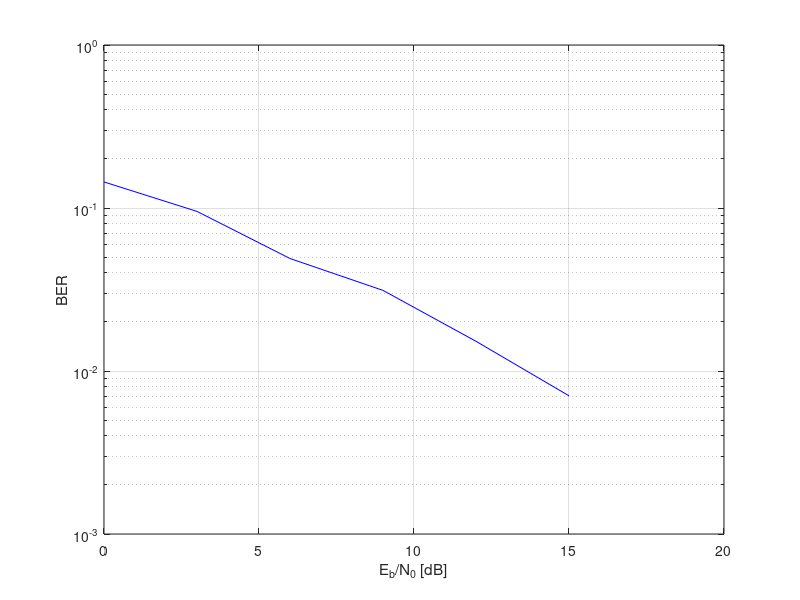

This chart was generated by the following MATLAB code:

 clear 
EbN0dB_vector=0:3:15; %definite the EbN0 in db version
L= 1; %set the search times
Eb=1; % set the5energy of signal equal to 1
for snr_i=1:length(EbN0dB_vector) %calcualte situation for different SNR
    EbN0dB=EbN0dB_vector(snr_i);  %assign new EbN0 value at the beginning of loop 
    EbN0=10.^(EbN0dB/10); %get the EbN0 real value rather in db version
    N0=Eb/EbN0; %calcualte N0
    sym_cnt=0;  %set the original total symbol count at 0 
    err_cnt=0; % set the original error symbol count at 0 
    while err_cnt<100 % we will stop the loop until 100 times error happens
        b=sign(rand-0.5); %BPSK symbol{1,-1} 
        s=sqrt(Eb/L)*b; % set the energy of signal 
        hk=sqrt(1/2)*(randn+j*randn); 
        for k=1:L 
            h(k)=hk;
            n(k)=sqrt(N0/2)*(randn+j*randn); 
            r(k)=h(k)*s+n(k); 
        end
        [T1 T2]=max(h);  %find the max fading factor in h 
        %D=sum(conj(h).*r);  %choose the maximum fading factor to calculate
        D= r(T2)*exp(-j*angle(h(T2)));
        b_hat=sign(real(D)); % calculate D is positive or negative
        if b_hat~=b % when the polarity of received signal is different from the sent signal
            err_cnt=err_cnt+1;% make error count plus 1
        end
        sym_cnt=sym_cnt+1; % total count plus 1
    end
    BER(snr_i)=err_cnt/sym_cnt %bit error rate equal to the error count divided the total count
end
semilogy(EbN0dB_vector, BER,'b') 
xlabel('E_b/N_0 [dB]') 
ylabel('BER')
grid
hold on 